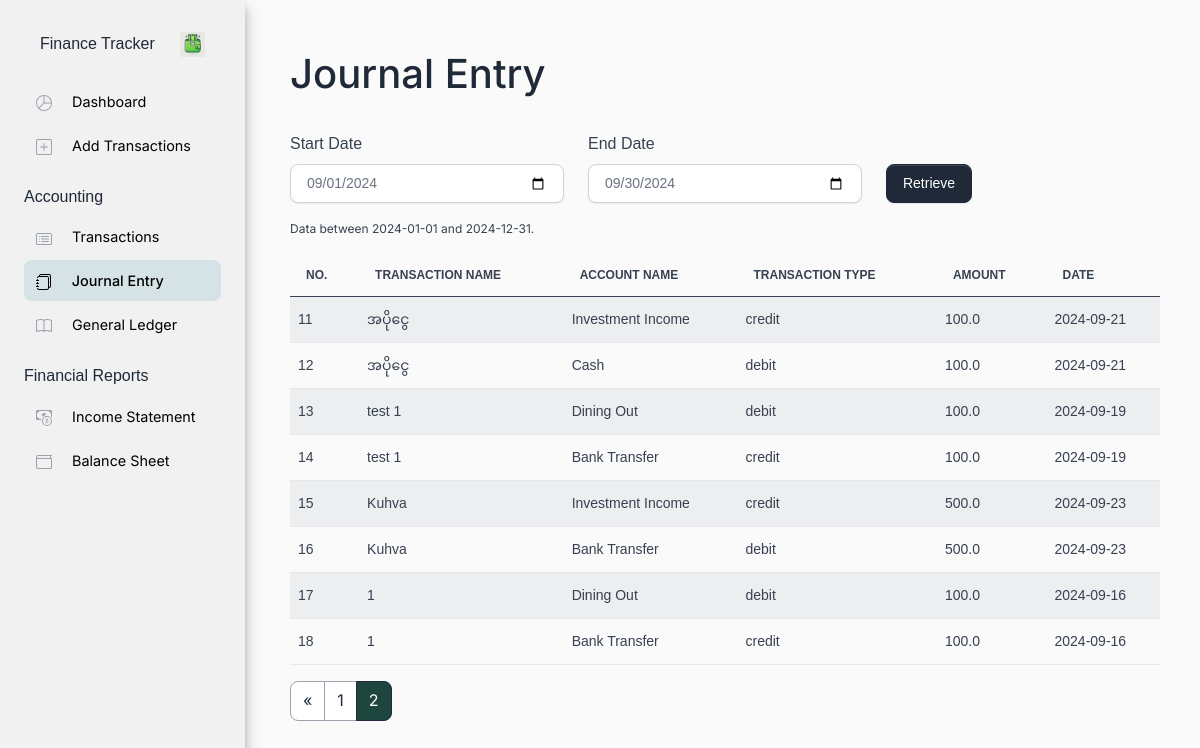
The app's page /journal?page=2&per_page=10&start_date=2024-01-01&end_date=2024-12-31 with its own data.
### apps/models/journal_entries.py (models this page shows, shortened)
class JournalEntry(db.Model):
    __tablename__ = 'journal_entries'
    entry_id = db.Column(db.Integer, primary_key=True, autoincrement=True)
    transaction_id = db.Column(db.Integer, db.ForeignKey('transactions.transaction_id'), nullable=False)
    account_id = db.Column(db.Integer, db.ForeignKey('accounts.id'), nullable=False)
    transaction_type = db.Column(db.String, nullable=False)
    amount = db.Column(db.Float, nullable=False)
    date = db.Column(db.Date, nullable=False)
    __table_args__ = (
        db.CheckConstraint("transaction_type IN ('debit', 'credit')", name='transaction_type_check'),
    )
    transaction = db.relationship('Transactions', backref=db.backref('journal_entries', lazy=True))
    account = db.relationship('Accounts', backref=db.backref('journal_entries', lazy=True))

### apps/models/transactions.py (models this page shows, shortened)
class Transactions(db.Model):
    __tablename__ = 'transactions'
    transaction_id = db.Column(db.Integer, primary_key=True, autoincrement=True)
    transaction_name = db.Column(db.String, nullable=False)
    account_id = db.Column(db.Integer, db.ForeignKey('accounts.id'), nullable=False)
    description = db.Column(db.String)
    amount = db.Column(db.Float, nullable=False)
    payment_type = db.Column(db.String, nullable=False)
    date = db.Column(db.Date, nullable=False)
    __table_args__ = (
        db.CheckConstraint("payment_type IN ('Cash', 'Credit Card', 'Debit Card', 'Bank Transfer')", name='payment_type_check'),
    )
    account = db.relationship('Accounts', backref=db.backref('transactions', lazy=True))

### apps/models/accounts.py (models this page shows, shortened)
class Accounts(db.Model):
    __tablename__ = 'accounts'
    id = db.Column(db.Integer, primary_key=True, autoincrement=True)
    account_name = db.Column(db.String, nullable=False)
    account_type = db.Column(db.String, nullable=False)
    __table_args__ = (
        db.CheckConstraint("account_type IN ('Income', 'Expense', 'Asset', 'Liability', 'Equity')", name='account_type_check'),
    )

### apps/blueprints/home/routes.py (the view)
@blueprint.route('/journal', methods=['GET'])
def journal():
    page = int(request.args.get('page', 1))  # Default to page 1
    per_page = int(request.args.get('per_page', 10))  # Default to 10 items per page
    start_date = request.args.get('start_date', '2024-01-01')
    end_date = request.args.get('end_date', '2024-12-31')
    data, total_count = get_journal_entries(start_date, end_date, page, per_page)
    total_pages = (total_count + per_page - 1) // per_page
    return render_template(
        'home/pages/journal_entries.html',
        journal_entries=data,
        page_name="journal_entries",
        page_no = page,
        total_pages=total_pages,
        per_page=per_page,
        start_date=start_date,
        end_date=end_date)

### apps/repositories/journal_entries.py (called while the page is built)
def get_journal_entries(start_date, end_date, page, per_page):
    offset = (page - 1) * per_page
    result = db.session.query(
        JournalEntry.entry_id,
        Transactions.transaction_name,
        Accounts.account_name,
        JournalEntry.transaction_type,
        JournalEntry.amount,
        JournalEntry.date
    ).join(Transactions, JournalEntry.transaction_id == Transactions.transaction_id) \
    .join(Accounts, JournalEntry.account_id == Accounts.id) \
    .filter(JournalEntry.date.between(start_date, end_date)) \
    .offset(offset) \
    .limit(per_page) \
    .all()
    total_count = db.session.query(JournalEntry).filter(JournalEntry.date.between(start_date, end_date)).count()
    return result, total_count

### apps/templates/home/pages/journal_entries.html (shortened to what this page needs)
{% extends "layouts/base.html" %}
{% block content %}
<div class="container mt-5">
    <h1 class="mb-4">Journal Entry</h1>
    <form action="/journal" method="GET">
        <div class="row mb-3 d-flex align-items-end">
            <div class="col-md-4 mt-2">
                <label for="startDate" class="form-label">Start Date</label>
                <input type="date" class="form-control" id="startDate" name="start_date" value="2024-09-01">
            </div>
            <div class="col-md-4 mt-2">
                <label for="endDate" class="form-label">End Date</label>
                <input type="date" class="form-control" id="endDate" name="end_date" value="2024-09-30">
            </div>
            <div class="col-md-4 d-flex mt-2">
                <button type="submit" class="btn btn-primary">Retrieve</button>
            </div>
        </div>
    </form>
    <div class="table-responsive">
        <p style="font-size: 12px;">Data between {{ start_date }} and {{ end_date }}.</p>
        <table class="table table-striped table-hover">
            <thead>
                <tr>
                    <th>No.</th>
                    <th>Transaction Name</th>
                    <th>Account Name</th>
                    <th>Transaction Type</th>
                    <th>Amount</th>
                    <th>Date</th>
                </tr>
            </thead>
            <tbody>
                {% for data in journal_entries %}
                <tr>
                    <td>{{ data.entry_id }}</td>
                    <td>{{ data.transaction_name }}</td>
                    <td>{{ data.account_name }}</td>
                    <td>{{ data.transaction_type }}</td>
                    <td>{{ data.amount }}</td>
                    <td>{{ data.date }}</td>
                </tr>
                {% endfor %}
            </tbody>
        </table>
    </div>
    {% if total_pages > 1 %}
    <nav aria-label="Page navigation">
        <ul class="pagination">
            {% if page_no > 1 %}
            <li class="page-item">
                <a class="page-link"
                    href="{{ url_for('home_blueprint.journal', page=page_no-1, per_page=per_page, start_date=start_date, end_date=end_date) }}"
                    aria-label="Previous">
                    <span aria-hidden="true">&laquo;</span>
                </a>
            </li>
            {% endif %}
            {% for p in range(1, total_pages + 1) %}
            <li class="page-item {% if p == page_no %}active{% endif %}">
                <a class="page-link"
                    href="{{ url_for('home_blueprint.journal', page=p, per_page=per_page, start_date=start_date, end_date=end_date) }}">{{
                    p }}</a>
            </li>
            {% endfor %}
        </ul>
    </nav>
    {% endif %}
</div>
{% endblock content %}

### apps/static/assets/css/base.css (style rules this page uses)
.pagination .page-item.active .page-link { background-color: #1e453e; color: white; }
body { font-family: Arial, sans-serif; margin: 0; padding: 0; }

### records on screen
JournalEntry: entry_id "11", transaction_name "အပိုငွေ", account_name "Investment Income", transaction_type "credit", amount "100.0", date "2024-09-21"
JournalEntry: entry_id "12", transaction_name "အပိုငွေ", account_name "Cash", transaction_type "debit", amount "100.0", date "2024-09-21"
JournalEntry: entry_id "13", transaction_name "test 1", account_name "Dining Out", transaction_type "debit", amount "100.0", date "2024-09-19"
JournalEntry: entry_id "14", transaction_name "test 1", account_name "Bank Transfer", transaction_type "credit", amount "100.0", date "2024-09-19"
JournalEntry: entry_id "15", transaction_name "Kuhva", account_name "Investment Income", transaction_type "credit", amount "500.0", date "2024-09-23"
JournalEntry: entry_id "16", transaction_name "Kuhva", account_name "Bank Transfer", transaction_type "debit", amount "500.0", date "2024-09-23"
JournalEntry: entry_id "17", transaction_name "1", account_name "Dining Out", transaction_type "debit", amount "100.0", date "2024-09-16"
JournalEntry: entry_id "18", transaction_name "1", account_name "Bank Transfer", transaction_type "credit", amount "100.0", date "2024-09-16"

### other values on screen
{{ start_date }} "2024-01-01"
{{ end_date }} "2024-12-31"
{{ p }} "1" "2"
